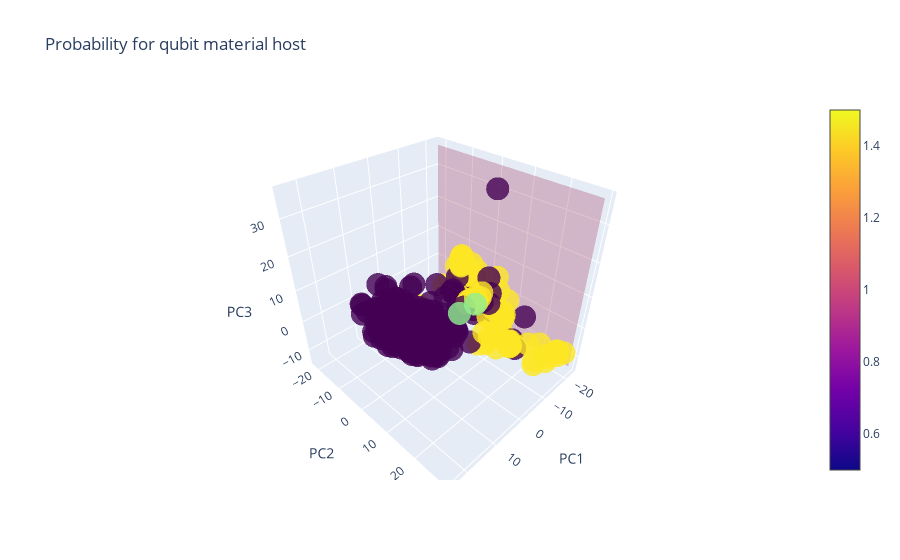

Notebook cell for this chart:
### Code cell
if InsertApproach == "03-insightful-approach":
    visualize.plot_2D3Dcontours(trainingSet, trainingSet[["candidate"]].values.reshape(-1,), Summary, abbreviations, InsertApproach, 176)

### Figure 1 — Plotly figure (JSON) as saved in the notebook; plotly's stock layout.template omitted (floating-point values rounded to 4 significant figures; data arrays with more than 128 entries replaced by an {"elided": "..."} marker saying what was removed)
{"data": [{"isomax": 1, "isomin": 1, "opacity": 0.3, "surface": {"count": 20}, "type": "volume", "value": {"elided": "1000 float values"}, "x": {"elided": "1000 float values"}, "y": {"elided": "1000 float values"}, "z": {"elided": "1000 float values"}}, {"hovertext": {"elided": "590 str values"}, "marker": {"color": {"elided": "590 int values"}, "colorscale": [[0, "#440154"], [0.1111, "#482878"], [0.2222, "#3e4989"], [0.3333, "#31688e"], [0.4444, "#26828e"], [0.5556, "#1f9e89"], [0.6667, "#35b779"], [0.7778, "#6ece58"], [0.8889, "#b5de2b"], [1, "#fde725"]], "opacity": 0.8}, "mode": "markers", "showlegend": false, "type": "scatter3d", "x": {"elided": "590 float values"}, "y": {"elided": "590 float values"}, "z": {"elided": "590 float values"}}, {"hovertext": "formulas_in_trainingset", "marker": {"color": "lightgreen", "colorscale": [[0, "#440154"], [0.1111, "#482878"], [0.2222, "#3e4989"], [0.3333, "#31688e"], [0.4444, "#26828e"], [0.5556, "#1f9e89"], [0.6667, "#35b779"], [0.7778, "#6ece58"], [0.8889, "#b5de2b"], [1, "#fde725"]], "opacity": 0.8}, "mode": "markers", "showlegend": false, "type": "scatter3d", "x": [-14.85, -8.994], "y": [1.478, 0.7361], "z": [-2.504, -3.008]}], "layout": {"scene": {"xaxis": {"title": {"text": "PC1"}}, "yaxis": {"title": {"text": "PC2"}}, "zaxis": {"title": {"text": "PC3"}}}, "showlegend": true, "title": {"text": "Probability for qubit material host"}}}
